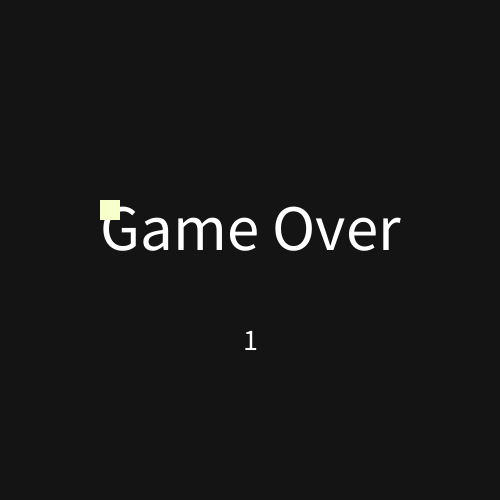
Frame 1 (no input)
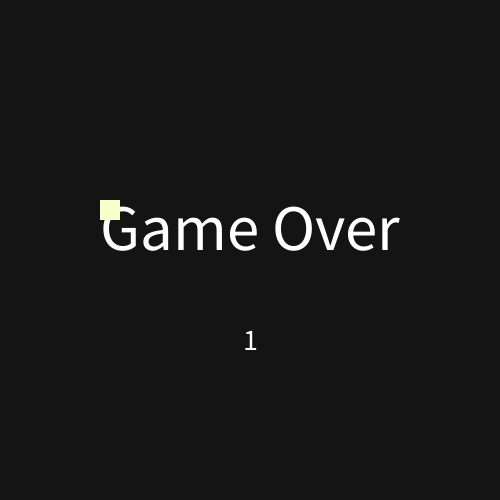
Frame 60 (the mouse pressed at the canvas centre just before this capture)
Frame 120 (the mouse held since frame 60 and released just before this capture): identical to frame 60, image omitted

The Processing sketch that drew these frames (run headless with seeded random() and noise(); from frame 60 on, the mouse is pressed at the canvas centre):

// Processing sketch: processing_75868
// ── processing_75868.pde

int num = 1; 
int speed = 1;
int d = 20;
 
int[] x = new int[100];
int[] y = new int[100];
int codx = 100;
int cody = 200;
 
void setup() {
  size (500, 500);
  smooth();
  ellipseMode (CENTER);
  x[0] = 20* int (random (1, 39));
  y[0] = 20* int (random (1, 39));
}
 
void draw() {
  background (20);
   
  if (x[0] <= 0 || x[0]>= width || y[0]<=0 || y[0]>=height) {
    gameover();
  } else if (keyPressed && (key == CODED)) {
    for (int i = num-1; i>0; i = i-1) {
      x[i] = x[i-1];
      y[i] = y[i-1];
    }
    if (keyCode == LEFT) {
      x[0] -= speed*d;
    } else if (keyCode == RIGHT) {
      x[0] += speed*d;
    } else if (keyCode == UP) {
      y[0] -= speed*d;
    } else if (keyCode == DOWN) {
      y[0] += speed*d;
    }
  }
   
  if (x[0]==codx && y[0]==cody) {
    num ++;
    codx = 20 * int (random(1, 39));
    cody = 20 * int (random(1, 29));
  }
   
  fill (212, 255, 203);
  noStroke ();
  for(int i = 0; i < num; i = i+1) {
      rect(x[i], y[i], d, d);
  }
  fill (247, 255, 203);
  rect(codx, cody, d, d);
}
 
void gameover() {
  
  //fill(0);
 //rect(0, 0, width, height);
  fill(255);
  textSize(65);
  textAlign(CENTER);
  text("Game Over", width/2, height/2);
  fill(255);
  textSize(30);
  text(num, width/2, height/2+100);
}
